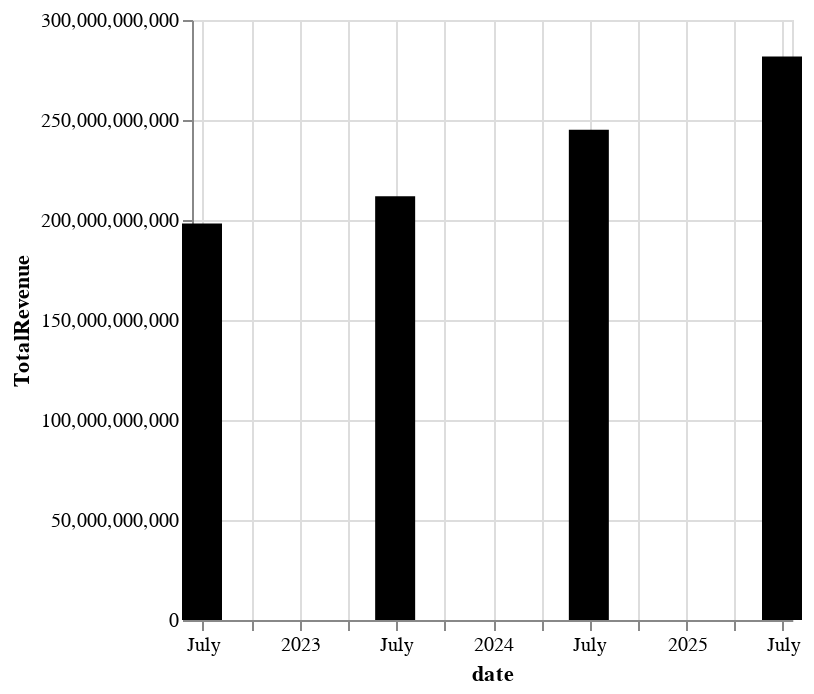

The notebook cell saved with this chart:
### Markdown cell above
Let's look at the revenue for the past four years and see if it is growing and where we would forecast it to go just by eye.

### Code cell
plotting_df = annual_statements.T
plotting_df.reset_index(inplace=True, names = 'date')
#plotting_df.head()
rev = alt.Chart(plotting_df).mark_bar(width=20, color = 'black').encode(x='date:T', y='TotalRevenue:Q')
rev.show()

### Figure 1 — Vega-Lite specification as saved in the notebook (floating-point values rounded to 4 significant figures)
{"config": {"view": {"continuousWidth": 300, "continuousHeight": 300}}, "data": {"name": "data-9acf65823d1747481910927b1c20f6ba"}, "mark": {"type": "bar", "color": "black", "width": 20}, "encoding": {"x": {"field": "date", "type": "temporal"}, "y": {"field": "TotalRevenue", "type": "quantitative"}}, "$schema": "https://vega.github.io/schema/vega-lite/v5.20.1.json", "datasets": {"data-9acf65823d1747481910927b1c20f6ba": [{"date": "2025-06-30T00:00:00", "TaxEffectOfUnusualItems": -77220000.0, "TaxRateForCalcs": 0.1763, "NormalizedEBITDA": 160600000000.0, "TotalUnusualItems": -438000000.0, "TotalUnusualItemsExcludingGoodwill": -438000000.0, "NetIncomeFromContinuingOperationNetMinorityInterest": 101800000000.0, "ReconciledDepreciation": 34150000000.0, "ReconciledCostOfRevenue": 87830000000.0, "EBITDA": 160200000000.0, "EBIT": 126000000000.0, "NetInterestIncome": 262000000.0, "InterestExpense": 2385000000.0, "InterestIncome": 2647000000.0, "NormalizedIncome": 102200000000.0, "NetIncomeFromContinuingAndDiscontinuedOperation": 101800000000.0, "TotalExpenses": 153200000000.0, "TotalOperatingIncomeAsReported": 128500000000.0, "DilutedAverageShares": 7465000000.0, "BasicAverageShares": 7433000000.0, "DilutedEPS": 13.64, "BasicEPS": 13.7, "DilutedNIAvailtoComStockholders": 101800000000.0, "NetIncomeCommonStockholders": 101800000000.0, "NetIncome": 101800000000.0, "NetIncomeIncludingNoncontrollingInterests": 101800000000.0, "NetIncomeContinuousOperations": 101800000000.0, "TaxProvision": 21800000000.0, "PretaxIncome": 123600000000.0, "OtherIncomeExpense": -5163000000.0, "OtherNonOperatingIncomeExpenses": -4725000000.0, "SpecialIncomeCharges": -943000000.0, "WriteOff": 943000000.0, "GainOnSaleOfSecurity": 505000000.0, "NetNonOperatingInterestIncomeExpense": 262000000.0, "InterestExpenseNonOperating": 2385000000.0, "InterestIncomeNonOperating": 2647000000.0, "OperatingIncome": 128500000000.0, "OperatingExpense": 65360000000.0, "ResearchAndDevelopment": 32490000000.0, "SellingGeneralAndAdministration": 32880000000.0, "SellingAndMarketingExpense": 25650000000.0, "GeneralAndAdministrativeExpense": 7223000000.0, "OtherGandA": 7223000000.0, "GrossProfit": 193900000000.0, "CostOfRevenue": 87830000000.0, "TotalRevenue": 281700000000.0, "OperatingRevenue": 281700000000.0}, {"date": "2024-06-30T00:00:00", "TaxEffectOfUnusualItems": -100100000.0, "TaxRateForCalcs": 0.1823, "NormalizedEBITDA": 133600000000.0, "TotalUnusualItems": -549000000.0, "TotalUnusualItemsExcludingGoodwill": -549000000.0, "NetIncomeFromContinuingOperationNetMinorityInterest": 88140000000.0, "ReconciledDepreciation": 22290000000.0, "ReconciledCostOfRevenue": 74110000000.0, "EBITDA": 133000000000.0, "EBIT": 110700000000.0, "NetInterestIncome": 222000000.0, "InterestExpense": 2935000000.0, "InterestIncome": 3157000000.0, "NormalizedIncome": 88580000000.0, "NetIncomeFromContinuingAndDiscontinuedOperation": 88140000000.0, "TotalExpenses": 135700000000.0, "TotalOperatingIncomeAsReported": 109400000000.0, "DilutedAverageShares": 7469000000.0, "BasicAverageShares": 7431000000.0, "DilutedEPS": 11.8, "BasicEPS": 11.86, "DilutedNIAvailtoComStockholders": 88140000000.0, "NetIncomeCommonStockholders": 88140000000.0, "NetIncome": 88140000000.0, "NetIncomeIncludingNoncontrollingInterests": 88140000000.0, "NetIncomeContinuousOperations": 88140000000.0, "TaxProvision": 19650000000.0, "PretaxIncome": 107800000000.0, "OtherIncomeExpense": -1868000000.0, "OtherNonOperatingIncomeExpenses": -1319000000.0, "SpecialIncomeCharges": -206000000.0, "WriteOff": 206000000.0, "GainOnSaleOfSecurity": -343000000.0, "NetNonOperatingInterestIncomeExpense": 222000000.0, "InterestExpenseNonOperating": 2935000000.0, "InterestIncomeNonOperating": 3157000000.0, "OperatingIncome": 109400000000.0, "OperatingExpense": 61580000000.0, "ResearchAndDevelopment": 29510000000.0, "SellingGeneralAndAdministration": 32060000000.0, "SellingAndMarketingExpense": 24460000000.0, "GeneralAndAdministrativeExpense": 7609000000.0, "OtherGandA": 7609000000.0, "GrossProfit": 171000000000.0, "CostOfRevenue": 74110000000.0, "TotalRevenue": 245100000000.0, "OperatingRevenue": 245100000000.0}, {"date": "2023-06-30T00:00:00", "TaxEffectOfUnusualItems": -2850000.0, "TaxRateForCalcs": 0.19, "NormalizedEBITDA": 105200000000.0, "TotalUnusualItems": -15000000.0, "TotalUnusualItemsExcludingGoodwill": -15000000.0, "NetIncomeFromContinuingOperationNetMinorityInterest": 72360000000.0, "ReconciledDepreciation": 13860000000.0, "ReconciledCostOfRevenue": 65860000000.0, "EBITDA": 105100000000.0, "EBIT": 91280000000.0, "NetInterestIncome": 1026000000.0, "InterestExpense": 1968000000.0, "InterestIncome": 2994000000.0, "NormalizedIncome": 72370000000.0, "NetIncomeFromContinuingAndDiscontinuedOperation": 72360000000.0, "TotalExpenses": 123400000000.0, "TotalOperatingIncomeAsReported": 88520000000.0, "DilutedAverageShares": 7472000000.0, "BasicAverageShares": 7446000000.0, "DilutedEPS": 9.68, "BasicEPS": 9.72, "DilutedNIAvailtoComStockholders": 72360000000.0, "NetIncomeCommonStockholders": 72360000000.0, "NetIncome": 72360000000.0, "NetIncomeIncludingNoncontrollingInterests": 72360000000.0, "NetIncomeContinuousOperations": 72360000000.0, "TaxProvision": 16950000000.0, "PretaxIncome": 89310000000.0, "OtherIncomeExpense": -238000000.0, "OtherNonOperatingIncomeExpenses": -223000000.0, "SpecialIncomeCharges": -30000000.0, "WriteOff": 30000000.0, "GainOnSaleOfSecurity": 15000000.0, "NetNonOperatingInterestIncomeExpense": 1026000000.0, "InterestExpenseNonOperating": 1968000000.0, "InterestIncomeNonOperating": 2994000000.0, "OperatingIncome": 88520000000.0, "OperatingExpense": 57530000000.0, "ResearchAndDevelopment": 27200000000.0, "SellingGeneralAndAdministration": 30330000000.0, "SellingAndMarketingExpense": 22760000000.0, "GeneralAndAdministrativeExpense": 7575000000.0, "OtherGandA": 7575000000.0, "GrossProfit": 146100000000.0, "CostOfRevenue": 65860000000.0, "TotalRevenue": 211900000000.0, "OperatingRevenue": 211900000000.0}, {"date": "2022-06-30T00:00:00", "TaxEffectOfUnusualItems": 43750000.0, "TaxRateForCalcs": 0.131, "NormalizedEBITDA": 99900000000.0, "TotalUnusualItems": 334000000.0, "TotalUnusualItemsExcludingGoodwill": 334000000.0, "NetIncomeFromContinuingOperationNetMinorityInterest": 72740000000.0, "ReconciledDepreciation": 14460000000.0, "ReconciledCostOfRevenue": 62650000000.0, "EBITDA": 100200000000.0, "EBIT": 85780000000.0, "NetInterestIncome": 31000000.0, "InterestExpense": 2063000000.0, "InterestIncome": 2094000000.0, "NormalizedIncome": 72450000000.0, "NetIncomeFromContinuingAndDiscontinuedOperation": 72740000000.0, "TotalExpenses": 114900000000.0, "TotalOperatingIncomeAsReported": 83380000000.0, "DilutedAverageShares": 7540000000.0, "BasicAverageShares": 7496000000.0, "DilutedEPS": 9.65, "BasicEPS": 9.7, "DilutedNIAvailtoComStockholders": 72740000000.0, "NetIncomeCommonStockholders": 72740000000.0, "NetIncome": 72740000000.0, "NetIncomeIncludingNoncontrollingInterests": 72740000000.0, "NetIncomeContinuousOperations": 72740000000.0, "TaxProvision": 10980000000.0, "PretaxIncome": 83720000000.0, "OtherIncomeExpense": 302000000.0, "OtherNonOperatingIncomeExpenses": -32000000.0, "SpecialIncomeCharges": -101000000.0, "WriteOff": 101000000.0, "GainOnSaleOfSecurity": 435000000.0, "NetNonOperatingInterestIncomeExpense": 31000000.0, "InterestExpenseNonOperating": 2063000000.0, "InterestIncomeNonOperating": 2094000000.0, "OperatingIncome": 83380000000.0, "OperatingExpense": 52240000000.0, "ResearchAndDevelopment": 24510000000.0, "SellingGeneralAndAdministration": 27720000000.0, "SellingAndMarketingExpense": 21820000000.0, "GeneralAndAdministrativeExpense": 5900000000.0, "OtherGandA": 5900000000.0, "GrossProfit": 135600000000.0, "CostOfRevenue": 62650000000.0, "TotalRevenue": 198300000000.0, "OperatingRevenue": 198300000000.0}]}}
